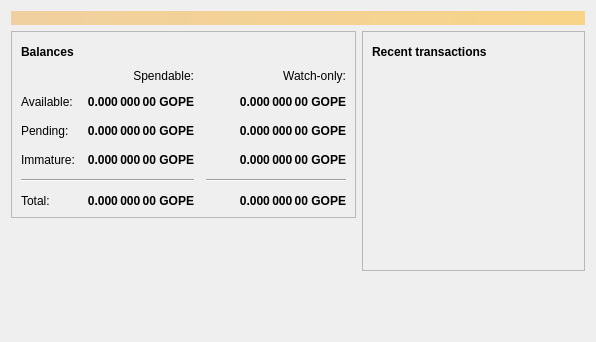
<?xml version="1.0" encoding="UTF-8"?>
<ui version="4.0">
 <class>OverviewPage</class>
 <widget class="QWidget" name="OverviewPage">
  <property name="geometry">
   <rect>
    <x>0</x>
    <y>0</y>
    <width>596</width>
    <height>342</height>
   </rect>
  </property>
  <property name="windowTitle">
   <string>Form</string>
  </property>
  <layout class="QVBoxLayout" name="topLayout">
   <item>
    <widget class="QLabel" name="labelAlerts">
     <property name="visible">
      <bool>false</bool>
     </property>
     <property name="styleSheet">
      <string notr="true">QLabel { background-color: qlineargradient(x1: 0, y1: 0, x2: 1, y2: 0, stop:0 #F0D0A0, stop:1 #F8D488); color:#000000; }</string>
     </property>
     <property name="wordWrap">
      <bool>true</bool>
     </property>
     <property name="margin">
      <number>3</number>
     </property>
     <property name="textInteractionFlags">
      <set>Qt::TextSelectableByMouse</set>
     </property>
    </widget>
   </item>
   <item>
    <layout class="QHBoxLayout" name="horizontalLayout" stretch="1,1">
     <item>
      <layout class="QVBoxLayout" name="verticalLayout_2">
       <item>
        <widget class="QFrame" name="frame">
         <property name="frameShape">
          <enum>QFrame::StyledPanel</enum>
         </property>
         <property name="frameShadow">
          <enum>QFrame::Raised</enum>
         </property>
         <layout class="QVBoxLayout" name="verticalLayout_4">
          <item>
           <layout class="QHBoxLayout" name="horizontalLayout_4">
            <item>
             <widget class="QLabel" name="label_5">
              <property name="font">
               <font>
                <weight>75</weight>
                <bold>true</bold>
               </font>
              </property>
              <property name="text">
               <string>Balances</string>
              </property>
             </widget>
            </item>
            <item>
             <widget class="QPushButton" name="labelWalletStatus">
              <property name="enabled">
               <bool>true</bool>
              </property>
              <property name="maximumSize">
               <size>
                <width>30</width>
                <height>16777215</height>
               </size>
              </property>
              <property name="toolTip">
               <string>The displayed information may be out of date. Your wallet automatically synchronizes with the Gope network after a connection is established, but this process has not completed yet.</string>
              </property>
              <property name="text">
               <string/>
              </property>
              <property name="icon">
               <iconset resource="../bitcoin.qrc">
                <normaloff>:/icons/warning</normaloff>
                <disabledoff>:/icons/warning</disabledoff>:/icons/warning</iconset>
              </property>
              <property name="iconSize">
               <size>
                <width>24</width>
                <height>24</height>
               </size>
              </property>
              <property name="flat">
               <bool>true</bool>
              </property>
             </widget>
            </item>
            <item>
             <spacer name="horizontalSpacer_3">
              <property name="orientation">
               <enum>Qt::Horizontal</enum>
              </property>
              <property name="sizeHint" stdset="0">
               <size>
                <width>40</width>
                <height>20</height>
               </size>
              </property>
             </spacer>
            </item>
           </layout>
          </item>
          <item>
           <layout class="QGridLayout" name="gridLayout">
            <property name="spacing">
             <number>12</number>
            </property>
            <item row="2" column="2">
             <widget class="QLabel" name="labelWatchPending">
              <property name="font">
               <font>
                <weight>75</weight>
                <bold>true</bold>
               </font>
              </property>
              <property name="cursor">
               <cursorShape>IBeamCursor</cursorShape>
              </property>
              <property name="toolTip">
               <string>Unconfirmed transactions to watch-only addresses</string>
              </property>
              <property name="text">
               <string notr="true">0.000 000 00 GOPE</string>
              </property>
              <property name="alignment">
               <set>Qt::AlignRight|Qt::AlignTrailing|Qt::AlignVCenter</set>
              </property>
              <property name="textInteractionFlags">
               <set>Qt::LinksAccessibleByMouse|Qt::TextSelectableByKeyboard|Qt::TextSelectableByMouse</set>
              </property>
             </widget>
            </item>
            <item row="2" column="1">
             <widget class="QLabel" name="labelUnconfirmed">
              <property name="font">
               <font>
                <weight>75</weight>
                <bold>true</bold>
               </font>
              </property>
              <property name="cursor">
               <cursorShape>IBeamCursor</cursorShape>
              </property>
              <property name="toolTip">
               <string>Total of transactions that have yet to be confirmed, and do not yet count toward the spendable balance</string>
              </property>
              <property name="text">
               <string notr="true">0.000 000 00 GOPE</string>
              </property>
              <property name="alignment">
               <set>Qt::AlignRight|Qt::AlignTrailing|Qt::AlignVCenter</set>
              </property>
              <property name="textInteractionFlags">
               <set>Qt::LinksAccessibleByMouse|Qt::TextSelectableByKeyboard|Qt::TextSelectableByMouse</set>
              </property>
             </widget>
            </item>
            <item row="3" column="2">
             <widget class="QLabel" name="labelWatchImmature">
              <property name="font">
               <font>
                <weight>75</weight>
                <bold>true</bold>
               </font>
              </property>
              <property name="cursor">
               <cursorShape>IBeamCursor</cursorShape>
              </property>
              <property name="toolTip">
               <string>Mined balance in watch-only addresses that has not yet matured</string>
              </property>
              <property name="text">
               <string notr="true">0.000 000 00 GOPE</string>
              </property>
              <property name="alignment">
               <set>Qt::AlignRight|Qt::AlignTrailing|Qt::AlignVCenter</set>
              </property>
              <property name="textInteractionFlags">
               <set>Qt::LinksAccessibleByMouse|Qt::TextSelectableByKeyboard|Qt::TextSelectableByMouse</set>
              </property>
             </widget>
            </item>
            <item row="4" column="0" colspan="2">
             <widget class="Line" name="line">
              <property name="orientation">
               <enum>Qt::Horizontal</enum>
              </property>
             </widget>
            </item>
            <item row="4" column="2">
             <widget class="Line" name="lineWatchBalance">
              <property name="sizePolicy">
               <sizepolicy hsizetype="Preferred" vsizetype="Fixed">
                <horstretch>0</horstretch>
                <verstretch>0</verstretch>
               </sizepolicy>
              </property>
              <property name="minimumSize">
               <size>
                <width>140</width>
                <height>0</height>
               </size>
              </property>
              <property name="orientation">
               <enum>Qt::Horizontal</enum>
              </property>
             </widget>
            </item>
            <item row="5" column="0">
             <widget class="QLabel" name="labelTotalText">
              <property name="text">
               <string>Total:</string>
              </property>
             </widget>
            </item>
            <item row="3" column="1">
             <widget class="QLabel" name="labelImmature">
              <property name="font">
               <font>
                <weight>75</weight>
                <bold>true</bold>
               </font>
              </property>
              <property name="cursor">
               <cursorShape>IBeamCursor</cursorShape>
              </property>
              <property name="toolTip">
               <string>Mined balance that has not yet matured</string>
              </property>
              <property name="text">
               <string notr="true">0.000 000 00 GOPE</string>
              </property>
              <property name="alignment">
               <set>Qt::AlignRight|Qt::AlignTrailing|Qt::AlignVCenter</set>
              </property>
              <property name="textInteractionFlags">
               <set>Qt::LinksAccessibleByMouse|Qt::TextSelectableByKeyboard|Qt::TextSelectableByMouse</set>
              </property>
             </widget>
            </item>
            <item row="2" column="3">
             <spacer name="horizontalSpacer_2">
              <property name="orientation">
               <enum>Qt::Horizontal</enum>
              </property>
              <property name="sizeHint" stdset="0">
               <size>
                <width>40</width>
                <height>20</height>
               </size>
              </property>
             </spacer>
            </item>
            <item row="3" column="0">
             <widget class="QLabel" name="labelImmatureText">
              <property name="text">
               <string>Immature:</string>
              </property>
             </widget>
            </item>
            <item row="5" column="1">
             <widget class="QLabel" name="labelTotal">
              <property name="font">
               <font>
                <weight>75</weight>
                <bold>true</bold>
               </font>
              </property>
              <property name="cursor">
               <cursorShape>IBeamCursor</cursorShape>
              </property>
              <property name="toolTip">
               <string>Your current total balance</string>
              </property>
              <property name="text">
               <string notr="true">0.000 000 00 GOPE</string>
              </property>
              <property name="alignment">
               <set>Qt::AlignRight|Qt::AlignTrailing|Qt::AlignVCenter</set>
              </property>
              <property name="textInteractionFlags">
               <set>Qt::LinksAccessibleByMouse|Qt::TextSelectableByKeyboard|Qt::TextSelectableByMouse</set>
              </property>
             </widget>
            </item>
            <item row="5" column="2">
             <widget class="QLabel" name="labelWatchTotal">
              <property name="font">
               <font>
                <weight>75</weight>
                <bold>true</bold>
               </font>
              </property>
              <property name="cursor">
               <cursorShape>IBeamCursor</cursorShape>
              </property>
              <property name="toolTip">
               <string>Current total balance in watch-only addresses</string>
              </property>
              <property name="text">
               <string notr="true">0.000 000 00 GOPE</string>
              </property>
              <property name="alignment">
               <set>Qt::AlignRight|Qt::AlignTrailing|Qt::AlignVCenter</set>
              </property>
              <property name="textInteractionFlags">
               <set>Qt::LinksAccessibleByMouse|Qt::TextSelectableByKeyboard|Qt::TextSelectableByMouse</set>
              </property>
             </widget>
            </item>
            <item row="0" column="2">
             <widget class="QLabel" name="labelWatchonly">
              <property name="text">
               <string>Watch-only:</string>
              </property>
              <property name="alignment">
               <set>Qt::AlignRight|Qt::AlignTrailing|Qt::AlignVCenter</set>
              </property>
             </widget>
            </item>
            <item row="1" column="0">
             <widget class="QLabel" name="labelBalanceText">
              <property name="text">
               <string>Available:</string>
              </property>
             </widget>
            </item>
            <item row="1" column="1">
             <widget class="QLabel" name="labelBalance">
              <property name="font">
               <font>
                <weight>75</weight>
                <bold>true</bold>
               </font>
              </property>
              <property name="cursor">
               <cursorShape>IBeamCursor</cursorShape>
              </property>
              <property name="toolTip">
               <string>Your current spendable balance</string>
              </property>
              <property name="text">
               <string notr="true">0.000 000 00 GOPE</string>
              </property>
              <property name="alignment">
               <set>Qt::AlignRight|Qt::AlignTrailing|Qt::AlignVCenter</set>
              </property>
              <property name="textInteractionFlags">
               <set>Qt::LinksAccessibleByMouse|Qt::TextSelectableByKeyboard|Qt::TextSelectableByMouse</set>
              </property>
             </widget>
            </item>
            <item row="1" column="2">
             <widget class="QLabel" name="labelWatchAvailable">
              <property name="font">
               <font>
                <weight>75</weight>
                <bold>true</bold>
               </font>
              </property>
              <property name="cursor">
               <cursorShape>IBeamCursor</cursorShape>
              </property>
              <property name="toolTip">
               <string>Your current balance in watch-only addresses</string>
              </property>
              <property name="text">
               <string notr="true">0.000 000 00 GOPE</string>
              </property>
              <property name="alignment">
               <set>Qt::AlignRight|Qt::AlignTrailing|Qt::AlignVCenter</set>
              </property>
              <property name="textInteractionFlags">
               <set>Qt::LinksAccessibleByMouse|Qt::TextSelectableByKeyboard|Qt::TextSelectableByMouse</set>
              </property>
             </widget>
            </item>
            <item row="2" column="0">
             <widget class="QLabel" name="labelPendingText">
              <property name="text">
               <string>Pending:</string>
              </property>
             </widget>
            </item>
            <item row="0" column="1">
             <widget class="QLabel" name="labelSpendable">
              <property name="text">
               <string>Spendable:</string>
              </property>
              <property name="alignment">
               <set>Qt::AlignRight|Qt::AlignTrailing|Qt::AlignVCenter</set>
              </property>
             </widget>
            </item>
           </layout>
          </item>
         </layout>
        </widget>
       </item>
       <item>
        <spacer name="verticalSpacer">
         <property name="orientation">
          <enum>Qt::Vertical</enum>
         </property>
         <property name="sizeHint" stdset="0">
          <size>
           <width>20</width>
           <height>40</height>
          </size>
         </property>
        </spacer>
       </item>
      </layout>
     </item>
     <item>
      <layout class="QVBoxLayout" name="verticalLayout_3">
       <item>
        <widget class="QFrame" name="frame_2">
         <property name="frameShape">
          <enum>QFrame::StyledPanel</enum>
         </property>
         <property name="frameShadow">
          <enum>QFrame::Raised</enum>
         </property>
         <layout class="QVBoxLayout" name="verticalLayout">
          <item>
           <layout class="QHBoxLayout" name="horizontalLayout_2">
            <item>
             <widget class="QLabel" name="label_4">
              <property name="font">
               <font>
                <weight>75</weight>
                <bold>true</bold>
               </font>
              </property>
              <property name="text">
               <string>Recent transactions</string>
              </property>
             </widget>
            </item>
            <item>
             <widget class="QPushButton" name="labelTransactionsStatus">
              <property name="enabled">
               <bool>true</bool>
              </property>
              <property name="maximumSize">
               <size>
                <width>30</width>
                <height>16777215</height>
               </size>
              </property>
              <property name="toolTip">
               <string>The displayed information may be out of date. Your wallet automatically synchronizes with the Gope network after a connection is established, but this process has not completed yet.</string>
              </property>
              <property name="text">
               <string/>
              </property>
              <property name="icon">
               <iconset resource="../bitcoin.qrc">
                <normaloff>:/icons/warning</normaloff>
                <disabledoff>:/icons/warning</disabledoff>:/icons/warning</iconset>
              </property>
              <property name="iconSize">
               <size>
                <width>24</width>
                <height>24</height>
               </size>
              </property>
              <property name="flat">
               <bool>true</bool>
              </property>
             </widget>
            </item>
            <item>
             <spacer name="horizontalSpacer">
              <property name="orientation">
               <enum>Qt::Horizontal</enum>
              </property>
              <property name="sizeHint" stdset="0">
               <size>
                <width>40</width>
                <height>20</height>
               </size>
              </property>
             </spacer>
            </item>
           </layout>
          </item>
          <item>
           <widget class="QListView" name="listTransactions">
            <property name="styleSheet">
             <string notr="true">QListView { background: transparent; }</string>
            </property>
            <property name="frameShape">
             <enum>QFrame::NoFrame</enum>
            </property>
            <property name="verticalScrollBarPolicy">
             <enum>Qt::ScrollBarAlwaysOff</enum>
            </property>
            <property name="horizontalScrollBarPolicy">
             <enum>Qt::ScrollBarAlwaysOff</enum>
            </property>
            <property name="selectionMode">
             <enum>QAbstractItemView::NoSelection</enum>
            </property>
           </widget>
          </item>
         </layout>
        </widget>
       </item>
       <item>
        <spacer name="verticalSpacer_2">
         <property name="orientation">
          <enum>Qt::Vertical</enum>
         </property>
         <property name="sizeHint" stdset="0">
          <size>
           <width>20</width>
           <height>40</height>
          </size>
         </property>
        </spacer>
       </item>
      </layout>
     </item>
    </layout>
   </item>
  </layout>
 </widget>
 <resources/>
 <connections/>
</ui>
